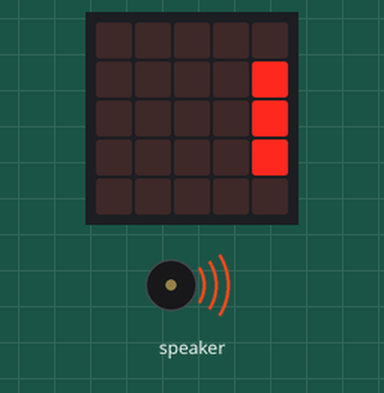
The program below on a simulated Calliope mini (MakeCode). Shown: the board's 5×5 LED display, buzzer (waves = sounding).

Above: at 1.37 s.
At 10.2 s:
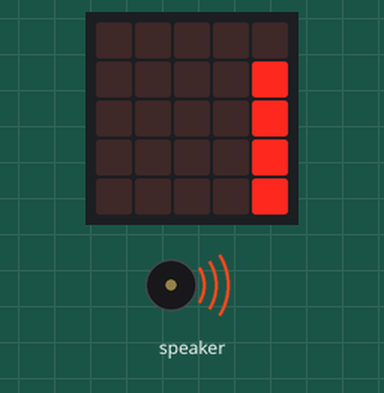
At 19.82 s:
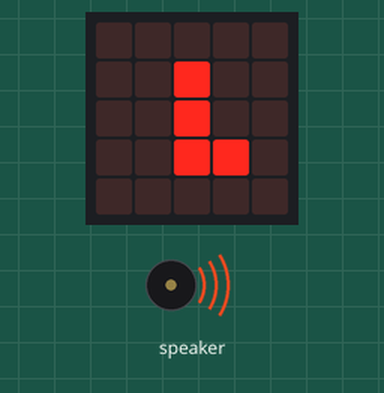
At 38.24 s:
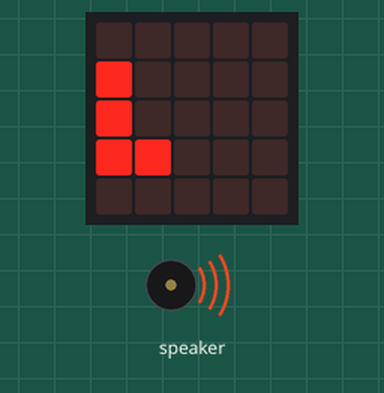
Timing chart, 0 to 40.0 s (numbered marks = the images above):
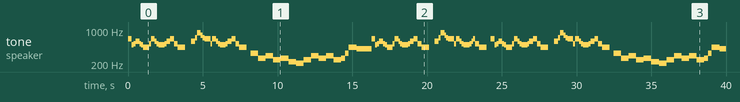

The program:

main.ts
```typescript
let versatz = 0
function zeile6 () {
    music.playTone(659, music.beat(BeatFraction.Quarter))
    music.playTone(659, music.beat(BeatFraction.Eighth))
    music.playTone(523, music.beat(BeatFraction.Eighth))
    music.playTone(659, music.beat(BeatFraction.Quarter))
    music.playTone(587, music.beat(BeatFraction.Eighth))
    music.playTone(523, music.beat(BeatFraction.Eighth))
    music.playTone(494, music.beat(BeatFraction.Quarter))
    music.playTone(494, music.beat(BeatFraction.Eighth))
    music.playTone(523, music.beat(BeatFraction.Eighth))
    music.playTone(587, music.beat(BeatFraction.Eighth))
    music.playTone(659, music.beat(BeatFraction.Eighth))
    music.playTone(523, music.beat(BeatFraction.Quarter))
    music.playTone(440, music.beat(BeatFraction.Quarter))
    music.playTone(440, music.beat(BeatFraction.Quarter))
    music.rest(music.beat(BeatFraction.Quarter))
}
function zeile4 () {
    music.playTone(294, music.beat(BeatFraction.Half))
    music.playTone(247, music.beat(BeatFraction.Half))
    music.playTone(262, music.beat(BeatFraction.Quarter))
    music.playTone(330, music.beat(BeatFraction.Quarter))
    music.playTone(440, music.beat(BeatFraction.Quarter))
    music.playTone(440, music.beat(BeatFraction.Quarter))
    music.playTone(415, music.beat(BeatFraction.Whole))
    music.playTone(659, music.beat(BeatFraction.Quarter))
    music.playTone(494, music.beat(BeatFraction.Eighth))
    music.playTone(523, music.beat(BeatFraction.Eighth))
    music.playTone(587, music.beat(BeatFraction.Quarter))
    music.playTone(523, music.beat(BeatFraction.Eighth))
    music.playTone(494, music.beat(BeatFraction.Eighth))
    music.playTone(440, music.beat(BeatFraction.Quarter))
    music.playTone(440, music.beat(BeatFraction.Eighth))
    music.playTone(523, music.beat(BeatFraction.Eighth))
    music.playTone(659, music.beat(BeatFraction.Quarter))
    music.playTone(587, music.beat(BeatFraction.Eighth))
    music.playTone(523, music.beat(BeatFraction.Eighth))
}
function zeile1 () {
    music.playTone(659, music.beat(BeatFraction.Quarter))
    music.playTone(494, music.beat(BeatFraction.Eighth))
    music.playTone(523, music.beat(BeatFraction.Eighth))
    music.playTone(587, music.beat(BeatFraction.Quarter))
    music.playTone(523, music.beat(BeatFraction.Eighth))
    music.playTone(494, music.beat(BeatFraction.Eighth))
    music.playTone(440, music.beat(BeatFraction.Quarter))
    music.playTone(440, music.beat(BeatFraction.Eighth))
    music.playTone(523, music.beat(BeatFraction.Eighth))
    music.playTone(659, music.beat(BeatFraction.Quarter))
    music.playTone(587, music.beat(BeatFraction.Eighth))
    music.playTone(523, music.beat(BeatFraction.Eighth))
    music.playTone(494, music.beat(BeatFraction.Quarter))
    music.playTone(494, music.beat(BeatFraction.Eighth))
    music.playTone(523, music.beat(BeatFraction.Eighth))
    music.playTone(587, music.beat(BeatFraction.Quarter))
    music.playTone(659, music.beat(BeatFraction.Quarter))
    music.playTone(523, music.beat(BeatFraction.Quarter))
    music.playTone(440, music.beat(BeatFraction.Quarter))
    music.playTone(440, music.beat(BeatFraction.Quarter))
    music.rest(music.beat(BeatFraction.Quarter))
}
function zeile5 () {
    music.playTone(494, music.beat(BeatFraction.Quarter))
    music.playTone(494, music.beat(BeatFraction.Eighth))
    music.playTone(523, music.beat(BeatFraction.Eighth))
    music.playTone(587, music.beat(BeatFraction.Quarter))
    music.playTone(659, music.beat(BeatFraction.Quarter))
    music.playTone(523, music.beat(BeatFraction.Quarter))
    music.playTone(440, music.beat(BeatFraction.Quarter))
    music.playTone(440, music.beat(BeatFraction.Quarter))
    music.rest(music.beat(BeatFraction.Quarter))
    music.rest(music.beat(BeatFraction.Eighth))
    music.playTone(587, music.beat(BeatFraction.Quarter))
    music.playTone(698, music.beat(BeatFraction.Eighth))
    music.playTone(880, music.beat(BeatFraction.Quarter))
    music.playTone(784, music.beat(BeatFraction.Eighth))
    music.playTone(698, music.beat(BeatFraction.Eighth))
}
function zeile2 () {
    music.rest(music.beat(BeatFraction.Eighth))
    music.playTone(587, music.beat(BeatFraction.Quarter))
    music.playTone(698, music.beat(BeatFraction.Eighth))
    music.playTone(880, music.beat(BeatFraction.Quarter))
    music.playTone(784, music.beat(BeatFraction.Eighth))
    music.playTone(698, music.beat(BeatFraction.Eighth))
    music.playTone(659, music.beat(BeatFraction.Quarter))
    music.playTone(659, music.beat(BeatFraction.Eighth))
    music.playTone(523, music.beat(BeatFraction.Eighth))
    music.playTone(659, music.beat(BeatFraction.Quarter))
    music.playTone(587, music.beat(BeatFraction.Eighth))
    music.playTone(523, music.beat(BeatFraction.Eighth))
    music.playTone(494, music.beat(BeatFraction.Quarter))
    music.playTone(494, music.beat(BeatFraction.Eighth))
    music.playTone(523, music.beat(BeatFraction.Eighth))
    music.playTone(587, music.beat(BeatFraction.Quarter))
    music.playTone(659, music.beat(BeatFraction.Quarter))
    music.playTone(523, music.beat(BeatFraction.Quarter))
    music.playTone(440, music.beat(BeatFraction.Quarter))
    music.playTone(440, music.beat(BeatFraction.Quarter))
    music.rest(music.beat(BeatFraction.Quarter))
}
function zeile3 () {
    music.playTone(330, music.beat(BeatFraction.Half))
    music.playTone(262, music.beat(BeatFraction.Half))
    music.playTone(294, music.beat(BeatFraction.Half))
    music.playTone(247, music.beat(BeatFraction.Half))
    music.playTone(262, music.beat(BeatFraction.Half))
    music.playTone(220, music.beat(BeatFraction.Half))
    music.playTone(208, music.beat(BeatFraction.Half))
    music.playTone(247, music.beat(BeatFraction.Half))
    music.playTone(294, music.beat(BeatFraction.Half))
    music.playTone(262, music.beat(BeatFraction.Half))
}
basic.forever(function () {
    music.setTempo(60)
    zeile1()
    zeile2()
    zeile3()
    zeile4()
    zeile5()
    zeile6()
})
basic.forever(function () {
    for (let Index = 0; Index <= 10; Index++) {
        versatz = -5 + Index
        images.createImage(`
            . . . . .
            . . # . .
            . . # . .
            . . # # .
            . . . . .
            `).showImage(versatz)
    }
    for (let Index = 0; Index <= 10; Index++) {
        versatz = -5 + Index
        images.createImage(`
            . . . . .
            . # # . .
            . . # # .
            . . . . .
            . . . . .
            `).showImage(versatz)
    }
    for (let Index = 0; Index <= 10; Index++) {
        versatz = -5 + Index
        images.createImage(`
            . . . . .
            . . # . .
            . . # . .
            . . # . .
            . . # . .
            `).showImage(versatz)
    }
    for (let Index = 0; Index <= 10; Index++) {
        versatz = -5 + Index
        images.createImage(`
            . . . . .
            . . # # .
            . . # # .
            . . . . .
            . . . . .
            `).showImage(versatz)
    }
})
```

test.ts
```typescript
// Hier kann man Tests durchführen; diese Datei wird nicht kompiliert, wenn dieses Paket als Erweiterung verwendet wird.
```

Measured:
- by itself, tone on speaker: plays 659 Hz for 0.26 s, 494 Hz for 0.13 s, 523 Hz for 0.13 s, 587 Hz for 0.26 s, 523 Hz for 0.13 s, 494 Hz for 0.13 s … (131 notes in this stretch)
- what the display in image 0 shows lasts 0.4 s, from 1.2 s to 1.6 s
